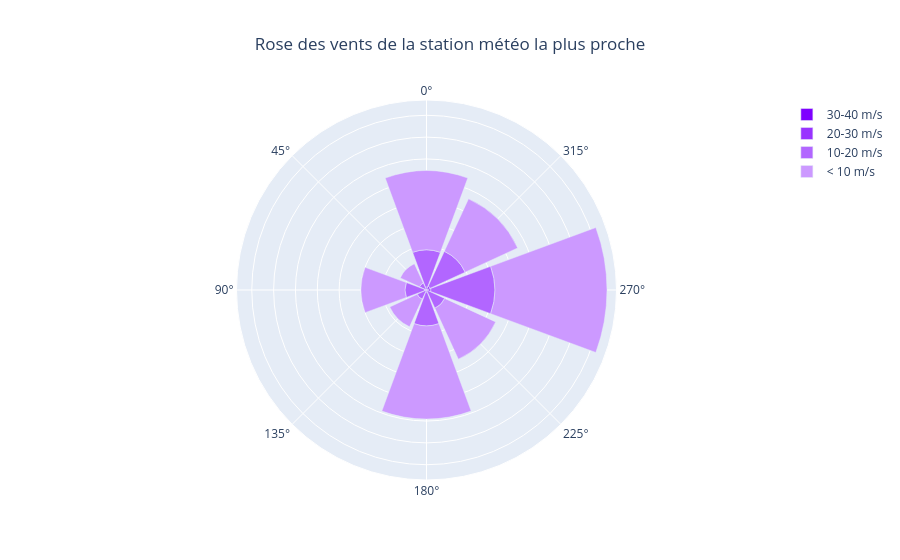

Write notebook code for a chart like this one.
### Code cell
create_wind_rose(
    closest, title="Rose des vents de la station météo la plus proche"
)

### Figure 1 — Plotly figure (JSON) as saved in the notebook; plotly's stock layout.template omitted (floating-point values rounded to 4 significant figures)
{"data": [{"marker": {"color": "hsl(270, 100%, 50%)"}, "name": "30-40 m/s", "r": [16, 9, 4, 7, 16, 31], "theta": [0, 90, 135, 180, 270, 315], "type": "barpolar"}, {"marker": {"color": "hsl(270, 100%, 60%)"}, "name": "20-30 m/s", "r": [650, 81, 497, 257, 486, 66, 993, 927], "theta": [0, 45, 90, 135, 180, 225, 270, 315], "type": "barpolar"}, {"marker": {"color": "hsl(270, 100%, 70%)"}, "name": "10-20 m/s", "r": [8527, 1678, 4422, 2100, 7719, 4528, 14643, 8794], "theta": [0, 45, 90, 135, 180, 225, 270, 315], "type": "barpolar"}, {"marker": {"color": "hsl(270, 100%, 80%)"}, "name": "< 10 m/s", "r": [18121, 4856, 10059, 6904, 21335, 12844, 25669, 13236], "theta": [0, 45, 90, 135, 180, 225, 270, 315], "type": "barpolar"}], "layout": {"barmode": "stack", "polar": {"angularaxis": {"rotation": 90}, "radialaxis": {"showline": false, "showticklabels": false}}, "title": {"text": "Rose des vents de la station météo la plus proche", "x": 0.5, "xanchor": "center"}}}
